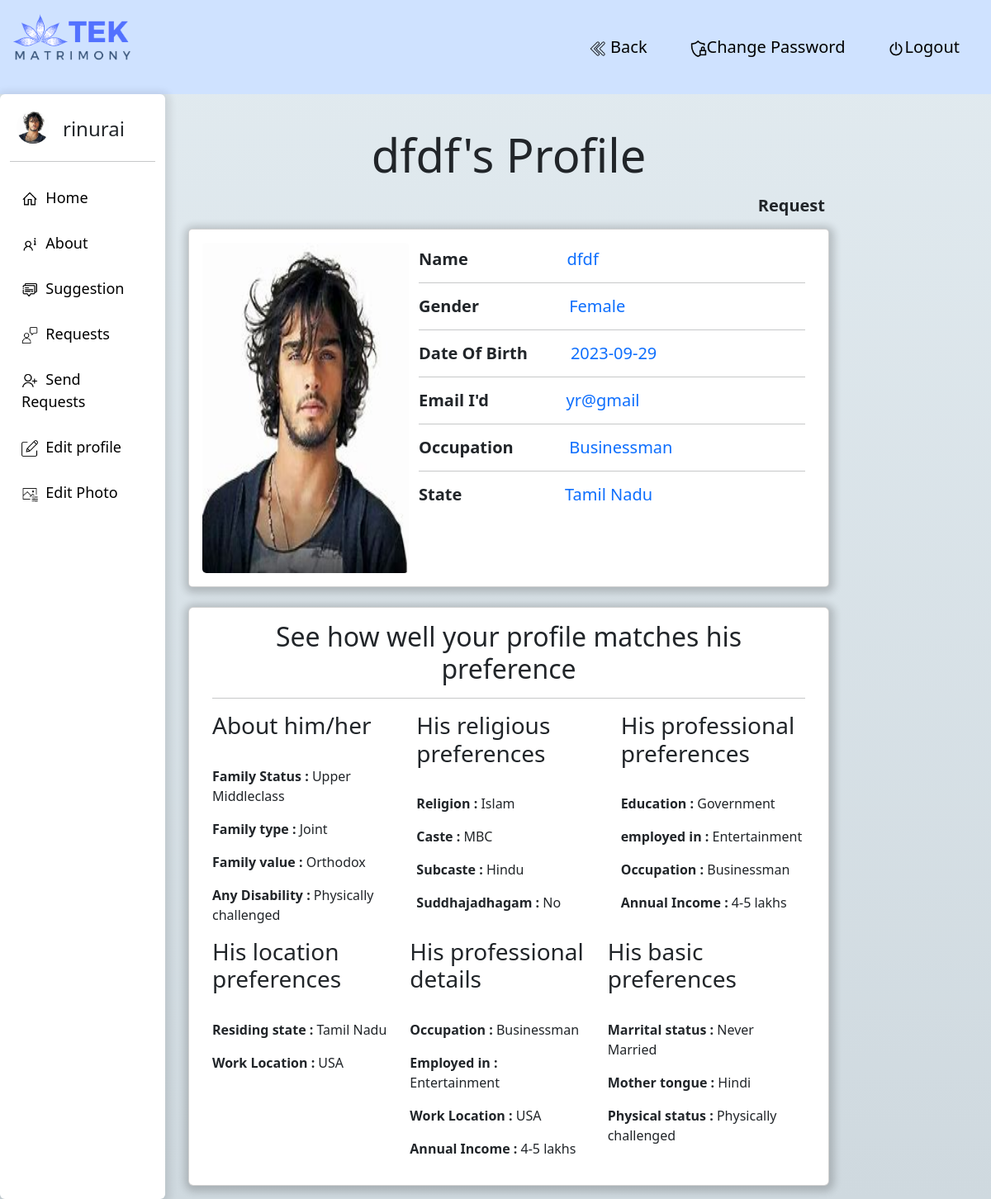
/view10.php?idxyz=103 (signed in), run on the app's committed database.
### tables this page shows
CREATE TABLE `wedding` (
  `id` int(11) NOT NULL,
  `select` varchar(100) NOT NULL,
  `name` varchar(100) NOT NULL,
  `gender` varchar(100) NOT NULL,
  `mobile` varchar(11) NOT NULL,
  `dob` date NOT NULL,
  `religion` varchar(100) NOT NULL,
  `mother` varchar(100) NOT NULL,
  `email` varchar(100) NOT NULL,
  `password` varchar(100) NOT NULL,
  `caste` varchar(100) NOT NULL,
  `subcaste` varchar(100) NOT NULL,
  `gothram` varchar(100) NOT NULL,
  `suddha` varchar(100) NOT NULL,
  `marital` varchar(100) NOT NULL,
  `childrens` varchar(100) NOT NULL,
  `living` varchar(100) NOT NULL,
  `famstatus` varchar(100) NOT NULL,
  `famtype` varchar(100) NOT NULL,
  `famvalue` varchar(100) NOT NULL,
  `disability` varchar(100) NOT NULL,
  `highestedu` varchar(100) NOT NULL,
  `education` varchar(100) NOT NULL,
  `employed` varchar(100) NOT NULL,
  `occupation` varchar(100) NOT NULL,
  `annual` varchar(100) NOT NULL,
  `amount` varchar(100) NOT NULL,
  `location` varchar(100) NOT NULL,
  `state` varchar(100) NOT NULL,
  `comments` varchar(300) NOT NULL,
  `picture` varchar(100) NOT NULL,
  `otp` int(10) NOT NULL,
  `randmcd` varchar(100) NOT NULL
);

### view10.php (the view, shortened to what this page needs)
<!doctype html>
<html lang="en">
<head>
  <link href="https://cdn.jsdelivr.net/npm/bootstrap@5.3.1/dist/css/bootstrap.min.css" rel="stylesheet"
>
</head>
<body>
<?php
  require(__DIR__ . '/matbase.php');
    ?>
    <?php
  if (isset($_GET['idxyz'])) {
    $qry = "select * from wedding where id='$_GET[idxyz]'";
  } else {
    $qry = "select * from wedding where email='$_SESSION[loger]'";
  }
  $eee = $connect->prepare($qry);
  $eee->execute();
  $sss = $eee->fetchAll();
  foreach ($sss as $sss3)
    $logpersonemail = $_SESSION['loger'];
  ?>
  <?php
  require(__DIR__ . '/matbase.php');
    ?>
    <?php
  if (isset($_GET['idxyz'])) {
    $qry = "select * from wedding where id='$_GET[idxyz]'";
  } else {
    $qry = "select * from wedding where email='$_SESSION[loger]'";
  }
  $eee = $connect->prepare($qry);
  $eee->execute();
  $sss = $eee->fetchAll();
  foreach ($sss as $sss2)
    $logpersonemail = $_SESSION['loger'];
  ?>
  <div class="container-fluid">
    <div class="row bg-primary-subtle">
      <div class="nav-scroller mb-3 mt-3">
        <img src="img/tek_matrimony_logo.png" style="background-color: transparent; width:150px";/>
          <nav class="nav float-end" style="font-size: 12px">
          <a href="admin8.php"> <button class="m-3 btnnn"><img src="img/left-arrows.png" width="20px" alt=""> Back</button> </a>
          <a href="chnpass.php"><button class="m-3 btnnn"><img src="img/lock.png" width="20px" alt="">Change Password</button></a>
              <a href="index.php?xyz"><button class="m-3 btnnn"><img src="img/turn-off.png" width="20px" alt="">Logout</button></a>
          </nav>
        </div>
      </div>
    </div>
    <div class="container-fluid">
  <div class="row">
      <body style="background: linear-gradient(to top, #CFD9DF, #E2EBF0);">
<?php
require(__DIR__ . '/matbase.php');
$eee4 = $connect->prepare("select * from wedding where email='$_SESSION[loger]'");
$eee4->execute();
$sss6 = $eee4->fetch();
  ?>
  <?php
if (isset($_GET['idxyz'])) {
  $qry = "select * from wedding where id='$_GET[idxyz]'";
$eee = $connect->prepare($qry);
$eee->execute();
}
?>
      <div id="sidebar" class="sidebar col-sm-2 col-md-2 col-xl-2 rounded">
        <div class=" col-md-3 d-flex">
          <div>
          <img class="rounded-circle  mx-2" src="img/<?php print $sss6['picture']; ?>"  alt="" width="40px" height="40px" style="border-radius: 5px;" >
    </div>
    <div><h4 class="my-2 mx-2"><?php print $sss6['name']; ?></h4></div>
        </div>
        <hr>
        <a href="admin8.php"> <img src="img/icons8-home-32.png" width="20px">&nbsp;&nbsp;Home</a>
        <a href="aboutme.php"> <img src="img/icons8-more-info-32.png" width="20px">&nbsp;&nbsp;About</a>
        <a href="suggest.php"> <img src="img/suggestion.png" width="20px">&nbsp;&nbsp;Suggestion</a>
        <a href="request.php"> <img src="img/customer.png" width="20px">&nbsp;&nbsp;Requests</a>
        <a href="sendrqst.php"> <img src="img/add-user.png" width="20px">&nbsp;&nbsp;Send Requests</a>
        <a href="view11.php"> <img src="img/edit.png" width="20px">&nbsp;&nbsp;Edit profile</a>
        <a href="uploto1.php"> <img src="img/icons8-photo-editor-50.png" width="20px">&nbsp;&nbsp;Edit Photo</a>
      </div>
      <div class="col-lg-12 col-md-8 col-sm-6 col-xl-8 m-3 rounded">
    <div class="text-center mt-4">
      <h1 class="display-4"><?php print $sss2['name']; ?>'s Profile</h1>
    </div>
    <div>
        <div class="float-end">
        <a href="#"><button class="btn btnnn1 fs-5" onclick="req('<?php print $logpersonemail; ?>','<?php print $sss2['email']; ?>')" id="rrr"><img src="img/heartpls.png" width="35px" alt=""><b>Request</b></button></a>
          </div><br><br>
          <div class="container">
    <div class="row">
        <div class="card col-lg-10" style="width: 82rem; border-radius: 5px;">
            <div class="d-flex">
            <div class="col-md-4">
  <?php
  if (isset($sss2['picture']) && !empty($sss2['picture'])) {
  ?>
    <img class="card-img-top my-3 mx-1" src="img/<?php print $sss2['picture']; ?>"
      width="500px" height="400px" style="border-radius: 5px;" />
  <?php
  } else {
  ?>
    <img src='img/no-user-profile.png' width="300px" alt="Empty" height="300px"
      class="rounded-circle p-5" style="border-radius: 30px;">
  <?php
  }
  ?>
</div>
          <div class="card-body  col-md-6">
          <h5 class="card-title mt-2"><b> Name &nbsp;&nbsp;&nbsp;&nbsp;&nbsp;&nbsp;&nbsp;&nbsp;&nbsp;&nbsp;&nbsp;&nbsp;&nbsp;&nbsp;&nbsp;&nbsp;&nbsp;&nbsp;&nbsp;&nbsp;&nbsp;&nbsp;</b><span class="text-primary"><?php print $sss2['name']; ?></span></h5><hr>
          <h5 class="card-title"><b> Gender &nbsp;&nbsp;&nbsp;&nbsp;&nbsp;&nbsp;&nbsp;&nbsp;&nbsp;&nbsp;&nbsp;&nbsp;&nbsp;&nbsp;&nbsp;&nbsp;&nbsp;&nbsp;&nbsp; </b><span class="text-primary"><?php print $sss2['gender']; ?></span></h5><hr>
          <h5 class="card-title"><b> Date Of Birth &nbsp;&nbsp;&nbsp;&nbsp;&nbsp;&nbsp;&nbsp;&nbsp; </b><span class="text-primary"><?php print $sss2['dob']; ?></span></h5><hr>
          <h5 class="card-title"><b>Email I'd &nbsp;&nbsp;&nbsp;&nbsp;&nbsp;&nbsp;&nbsp;&nbsp;&nbsp;&nbsp;&nbsp;&nbsp;&nbsp;&nbsp;&nbsp;&nbsp; </b><span class="text-primary"><?php print $sss2['email']; ?></span></h5><hr>
          <h5 class="card-title"><b>Occupation &nbsp;&nbsp;&nbsp;&nbsp;&nbsp;&nbsp;&nbsp;&nbsp;&nbsp;&nbsp;&nbsp; </b><span class="text-primary"><?php print $sss2['occupation']; ?></span></h5><hr>
          <h5 class="card-title"><b>State &nbsp;&nbsp;&nbsp;&nbsp;&nbsp;&nbsp;&nbsp;&nbsp;&nbsp;&nbsp;&nbsp;&nbsp;&nbsp;&nbsp;&nbsp;&nbsp;&nbsp;&nbsp;&nbsp;&nbsp;&nbsp;&nbsp; </b><span class="text-primary"><?php print $sss2['state']; ?></span></h5>
          </div>
          </div>
          </div>
          </div>
          </div>
</div>
        <div class="col-lg-12 grid-margin stretch-card"><br>
          <div class="card">
            <div class="card-body">
              <div class="container">
                <div>
                  <h2 class="text-center">See how well your profile matches his preference</h2>
                </div>
                <hr>
                <div class="row">
                  <div class="col-md-4">
                    <h3>About him/her</h3><br>
                    <p><b>Family Status : </b>
                      <?php print $sss2['famstatus']; ?><br>
                    </p>
                    <p><b>Family type : </b>
                      <?php print $sss2['famtype']; ?><br>
                    </p>
                    <p><b>Family value : </b>
                      <?php print $sss2['famvalue']; ?><br>
                    </p>
                    <p><b>Any Disability : </b>
                      <?php print $sss2['disability']; ?>
                    </p>
                  </div>
                  <br>
                  <div class="col-md-4">
                    <h3>His religious preferences</h3><br>
                    <table class="f">
                      <p><b>Religion : </b>
                        <?php print $sss2['religion']; ?>
                      </p>
                      <p><b>Caste : </b>
                        <?php print $sss2['caste']; ?>
                      </p>
                      <p><b>Subcaste : </b>
                        <?php print $sss2['subcaste']; ?>
                      </p>
                      <p><b>Suddhajadhagam : </b>
                        <?php print $sss2['suddha']; ?>
                      </p>
                    </table>
                  </div><br>
                  <div class="col-md-4">
                    <h3>His professional preferences</h3><br>
                    <table class="oo">
                      <p><b>Education : </b>
                        <?php print $sss2['education']; ?>
                      </p>
                      <p><b>employed in : </b>
                        <?php print $sss2['employed']; ?>
                      </p>
                      <p><b>Occupation : </b>
                        <?php print $sss2['occupation']; ?>
                      </p>
                      <p><b>Annual Income : </b>
                        <?php print $sss2['amount']; ?>
                      </p>
                    </table>
                  </div><br>
                  <div class="row">
                    <div class="col-md-4">
                      <h3>His location preferences</h3><br>
                      <table class="g">
                        <p><b>Residing state : </b>
                          <?php print $sss2['state']; ?>
                        </p>
                        <p><b>Work Location : </b>
                          <?php print $sss2['location']; ?>
                        </p>
                      </table>
                    </div>
                    <div class="col-md-4">
                      <h3><i class="mdi mdi-tie"></i> His professional details</h3><br>
                      <p><b>Occupation : </b>
                        <?php print $sss2['occupation']; ?>
                      </p>
                      <p><b>Employed in : </b>
                        <?php print $sss2['employed']; ?>
                      </p>
                      <p><b>Work Location : </b>
                        <?php print $sss2['location']; ?>
                      </p>
                      <p><b>Annual Income : </b>
                        <?php print $sss2['amount']; ?>
                      </p>
                    </div>
                    <div class="col-md-4">
                      <h3>His basic preferences</h3><br>
                      <p><b>Marrital status : </b>
                        <?php print $sss2['marital']; ?>
                      </p>
                      <p><b>Mother tongue : </b>
                        <?php print $sss2['mother']; ?>
                      </p>
                      <p><b>Physical status : </b>
                        <?php print $sss2['disability']; ?>
                      </p>
                    </div>
                  </div>
                </div>
              </div>
            </div>
          </div>
        </div>
      </div>
    </div>
  </div>
</body>
</html>

### view10.php (style rules this page uses)
.card { box-shadow: 1px 2px 10px 5px rgba(20,20,20,0.2); }
.btnnn1 { border: none; padding: 5px; background-color: transparent; font-size: 10px; border-radius: 5px; transition-duration: 0.6s; }
.btnnn { border: none; padding: 10px; background-color: transparent; font-size: 20px; border-radius: 10px; transition-duration: 0.6s; }
.sidebar { top: 0; left: 0; background-color: #ffffff; padding-top: 20px; overflow-y: auto; box-shadow: 1px 2px 10px 5px rgba(20, 20, 20, 0.1); }
.sidebar a { padding: 14px; text-align: left; color: black; text-decoration: none; font-size: 18px; display: block; border-radius: 10px; }

### data on the page
wedding: picture (picture), name "rinurai"
wedding: name "dfdf", picture (picture), gender "Female", dob "2023-09-29", email "yr@gmail", occupation "Businessman", state "Tamil Nadu", famstatus "Upper Middleclass", famtype "Joint", famvalue "Orthodox", disability "Physically challenged", religion "Islam", caste "MBC", subcaste "Hindu", suddha "No", education "Government", employed "Entertainment", amount "4-5 lakhs", location "USA", marital "Never Married", mother "Hindi"
